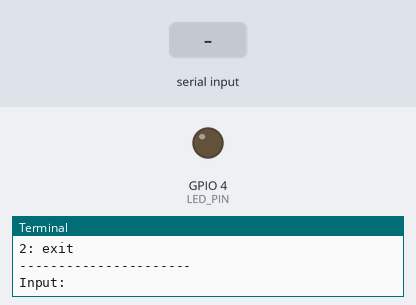
The program below on a simulated Raspberry Pi (BCM pin numbers). Parts: output pins drawn as LEDs (lit = HIGH), the last lines printed to the terminal. The inputs (shaded band) are chosen by the test bench.

Above: at 1.2 s.
1.3 s: "1" typed at the terminal, then Enter
At 2.3 s:
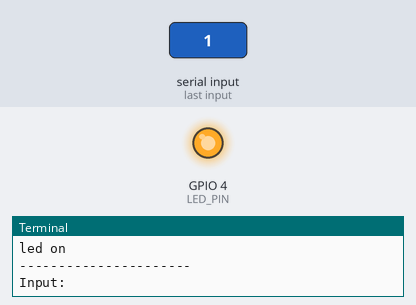
2.8 s: "0" typed at the terminal, then Enter
At 3.4 s:
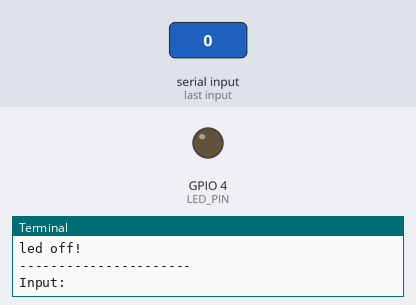
Timing chart, 0 to 5.8 s (numbered marks = the images above; inputs shaded):
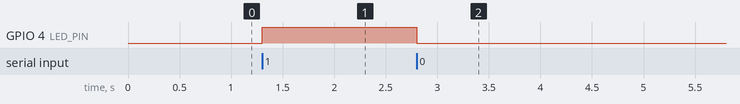

Measured:
- after the input at 1.3 s, GPIO 4 (LED_PIN): LOW → HIGH at once
- after the input at 2.8 s, GPIO 4 (LED_PIN): HIGH → LOW at once

The program:

led_blinkControl.py
```python
import RPi.GPIO as GPIO
import time

#Hello World!
LED_PIN = 4
GPIO.setmode(GPIO.BCM)
GPIO.setup(LED_PIN, GPIO.OUT)
print("----------------------\n1: led on\n0: led off\n2: exit\n----------------------")

p = 0
try:

    while 1:

        p = int(input("Input: "))
        if p == 0:
            GPIO.output(LED_PIN, GPIO.LOW)
            print("led off!\n----------------------")


        elif p == 1:
            GPIO.output(LED_PIN, GPIO.HIGH)
            print("led on\n----------------------")


        elif p == 2:
            GPIO.output(LED_PIN, GPIO.LOW)
            print("exit!\n----------------------\n")
            break
finally :
    GPIO.cleanup()
    print("\n-----cleanUpAndExit-----")
```
